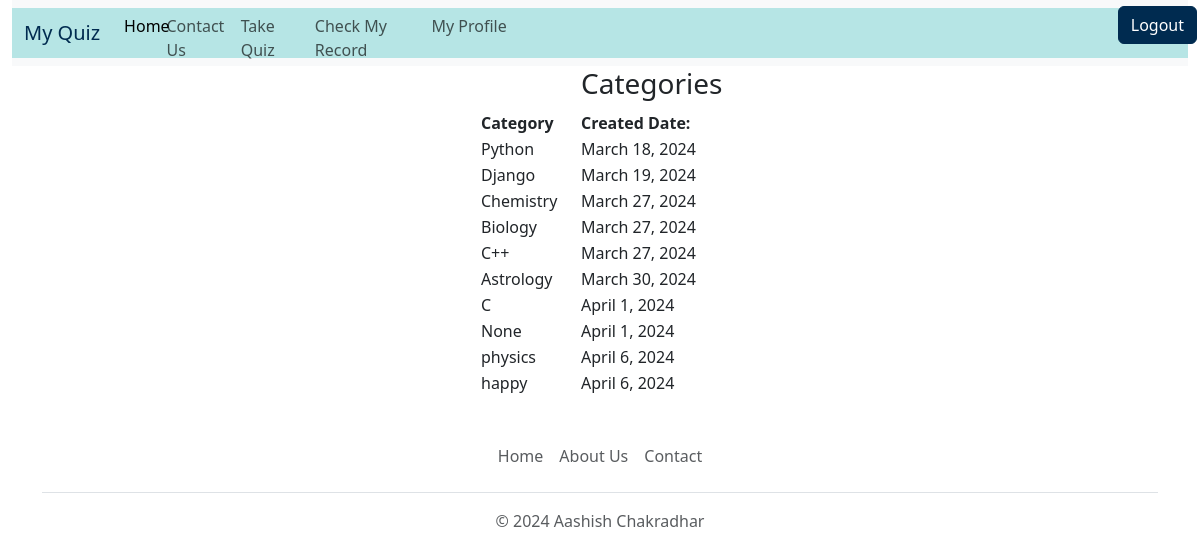
The app's page /view-category, older data.
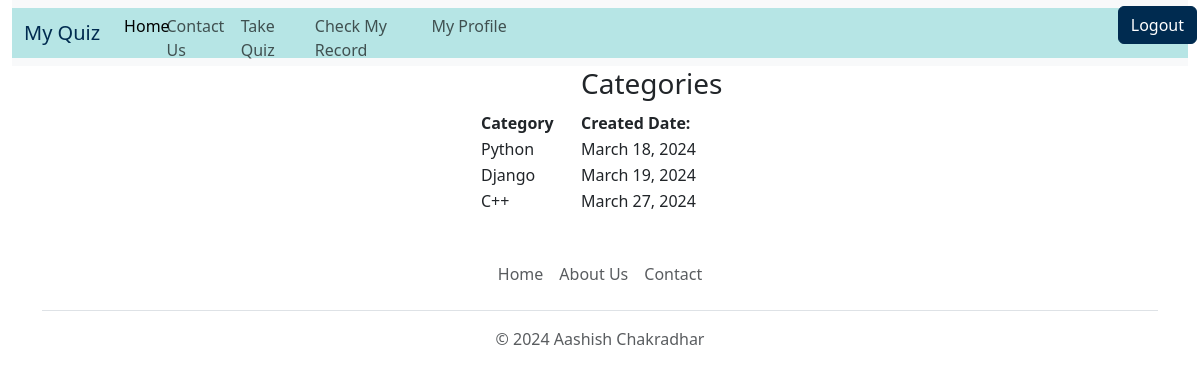
The same page, newer data.
### quiz/models.py (models this page shows)
class BaseModel(models.Model):
    uid=models.UUIDField(primary_key=True,default=uuid.uuid4,editable=False)
    created_at=models.DateField(auto_now_add=True)
    updated_at=models.DateField(auto_now=True)
    class Meta:
        abstract=True

class Category(BaseModel):
    category_name = models.CharField(max_length=15, default='Uncatogarized')
    def __str__(self):
        return self.category_name

### quiz/views.py (the view)
# urls.py: path('view-category',views.view_category,name='view_category'),
def view_category(request):
    try:
        all_category = Category.objects.all()
        context = {'categories': all_category}
        return render(request, 'view_category.html', context)
    except Exception as e:
        messages.error(request,str(e))
        return render(request,"index.html")

### templates/view_category.html (shortened to what this page needs)
{% extends "base.html" %}
{% block body %}
    <div style="width:30%; text-align: left; margin-left:40%;">
        <table>
            <tr>
                <th></th>
                <th>
                    <h3>Categories</h3>
                </th>
            </tr>
            <tr>
                <th style="width:100px">
                    Category
                </th>
                <th style="width:200px">
                    Created Date:
                </th>
            </tr>
            {% for category in categories %}
                <tr>
                    <td>
                        {{category}}
                    </td>
                    <td>
                        {{category.created_at}}
                    </td>
                </tr>
            {% endfor %}
        </table>
    </div>
{% endblock body %}

### templates/base.html (shortened to what this page needs)
<!DOCTYPE html>
{%load static%}
<html lang="en">
  <head>
    <link href="https://cdn.jsdelivr.net/npm/bootstrap@5.3.2/dist/css/bootstrap.min.css" rel="stylesheet">
  </head>
  <body>
    <div>
      <div  style="max-width: 98%; margin-left:1%; ">
        <nav class="navbar navbar-expand-lg bg-body-tertiary">
          <div class="container-fluid" style="background-color : #b6e5e5;">
            <div >
              <a class="navbar-brand" href="/" style="color: #002b50">My Quiz</a>
            </div>
            <div class="collapse navbar-collapse" id="navbarSupportedContent" style="height:50px; max-width:100%;">
              {% if request.user.is_superuser %}
                <ul class="navbar-nav me-auto mb-2 mb-lg-0" style="min-width:100%; padding-top: 1%; color: #002b50">
                  <li class="nav-item" style="width: 4%">
                    <a class="nav-link active" aria-current="page" href="/" >Home</a>
                  </li>
                  <li class="nav-item" style="width: 7%">
                    <a class="nav-link" href="/contact" >Contact Us</a>
                  </li>
                  <li class="nav-item" style="width: 7%">
                    <a class="nav-link" href="/get-category" >Take Quiz</a>
                  </li>
                  <li class="nav-item dropdown" style="width: 8%">
                    <a class="nav-link dropdown-toggle"  href="#" role="button" data-bs-toggle="dropdown" aria-expanded="false">
                      Operations
                    </a>
                    <ul class="dropdown-menu">
                      <li><a class="dropdown-item" href="/add-category">Add Category</a></li>
                      <li><a class="dropdown-item" href="/add-question">Add Question</a></li>
                      <li><hr class="dropdown-divider"></li>
                      <li><a class="dropdown-item" href="/view-category">View Category</a></li>
                      <li><a class="dropdown-item" href="/view-question">View Question</a></li>
                      <li><hr class="dropdown-divider"></li>
                      <li><a class="dropdown-item" href="/delete-category">Delete Category</a></li>
                      <li><a class="dropdown-item" href="/delete-question">Delete Question</a></li>
                    </ul>
                  </li>
                  <li class="nav-item" style="width: 9%">
                    <a class="nav-link" href="/view-record" >Check Records</a>
                  </li>
                  <li class="nav-item" style="width: 10%">
                    <a class="nav-link" href="/about" >My profile</a>
                  </li>
                  <li style="width: 55%; margin-bottom:1%">
                    <a type="submit" class="btn btn-primary" value='category' style="margin-left:91%; background-color: #002b50; border-color: #002b50 ; color: #ffffff;" href="/logout">Logout</a>
                  </li>
                </ul>
              {% else %}
                <ul class="navbar-nav me-auto mb-2 mb-lg-0" style="min-width:100%; padding-top: 1%;">
                  <li class="nav-item" style="width: 4%">
                    <a class="nav-link active" aria-current="page" href="/" >Home</a>
                  </li>
                  <li class="nav-item" style="width: 7%">
                    <a class="nav-link" href="/contact" >Contact Us</a>
                  </li>
                  <li class="nav-item" style="width: 7%">
                    <a class="nav-link" href="/get-category" >Take Quiz</a>
                  </li>
                  <li class="nav-item" style="width: 11%">
                    <a class="nav-link" href="/view-record" >Check My Record</a>
                  </li>
                  <li class="nav-item" style="width: 10%">
                    <a class="nav-link" href="/about" >My Profile</a>
                  </li>
                  <li style="width: 61%; margin-bottom:1%">
                    <a type="submit" class="btn btn-primary" value='category' style="margin-left:91%; background-color: #002b50; border-color: #002b50 ; color: #ffffff;" href="/logout">Logout</a>
                  </li>
                </ul>
              {% endif %}
            </div>
          </div>
        </nav>
      </div>
    </div>
    {% block body %}{% endblock %}
    <div class="container">
      <footer class="py-3 my-4">
        <ul class="nav justify-content-center border-bottom pb-3 mb-3">
          <li class="nav-item"><a href="/" class="nav-link px-2 text-muted">Home</a></li>
          <li class="nav-item"><a href="about" class="nav-link px-2 text-muted">About Us</a></li>
          <li class="nav-item"><a href="contact" class="nav-link px-2 text-muted">Contact</a></li>
        </ul>
        <p class="text-center text-muted">&copy; 2024 Aashish Chakradhar</p>
      </footer>
    </div>
  </body>
</html>

Row changes from the older to the newer data that the page shows:
removed Category: category_name "Chemistry", created_at "March 27, 2024"
removed Category: category_name "Biology", created_at "March 27, 2024"
removed Category: category_name "Astrology", created_at "March 30, 2024"
removed Category: category_name "C", created_at "April 1, 2024"
removed Category: category_name "None", created_at "April 1, 2024"
removed Category: category_name "physics", created_at "April 6, 2024"
removed Category: category_name "happy", created_at "April 6, 2024"
